Frame 1 (no input): blank canvas, image omitted
Frame 60 (the mouse pressed at the canvas centre just before this capture): blank canvas, image omitted
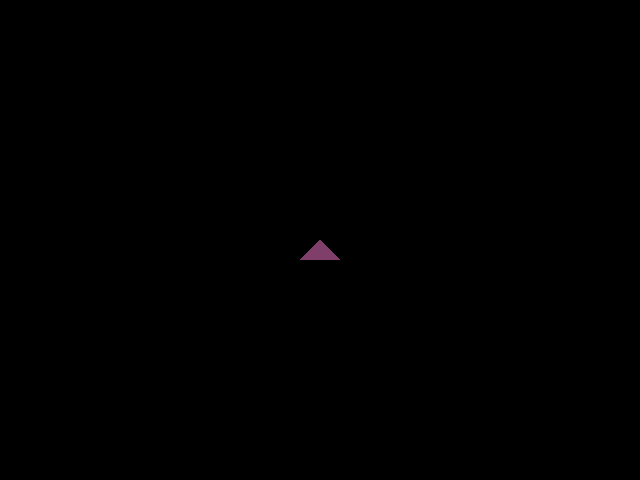
Frame 120 (the mouse held since frame 60 and released just before this capture)

The Processing sketch whose frames 1 and 60 were blank and that drew this single picture after the mouse press (run headless with seeded random() and noise(); from frame 60 on, the mouse is pressed at the canvas centre):

// Processing sketch: processing_313
// ── processing_313.pde


void setup(){
  size(640, 480);
  background(0);
  colorMode(HSB, 360, width, height); 
  smooth();
}

void draw(){
  noStroke();
   fill(mouseX, mouseX, mouseY);
   triangle(width/2,height/2,mouseX+20, mouseY+20, mouseX-20, mouseY+20); 
}
